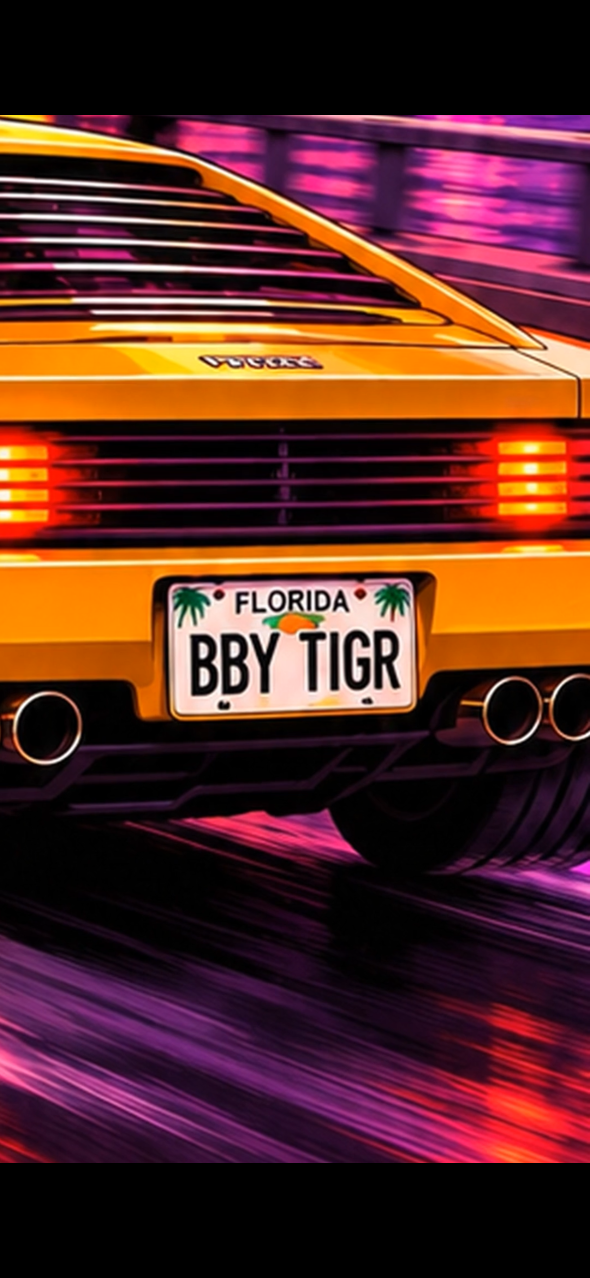
#> input picture video-projects/unlocking-ai-miami-takeover/assets/plates/reference/user_plate_reference_IMG_8249.png, 1179 x 2556 px (shown at 1/2 size)
$ python ep06_plate_from_reference.py
#> lines starting #> are read from the running program, lines starting #| are printed output that depends on the picture; after the words box and inside, x2 and y2 are one past the last pixel; in counts of white or black regions, pixels touching at a corner belong together
"""BBY TIGR plate artwork from the user's reference image (2026-11-28, IMG_8249): palms in the top corners,
FLORIDA, orange with leaves, BBY TIGR. Perspective-flattens the plate to 600x300, rounds the corners, lightly
sharpens and neutralises the warm cast (the shot tints it to the scene light per frame).
Writes assets/plates/BBY_TIGR_florida_plate.png (RGBA). The previous drawn version is kept as *_drawn_R01.png."""
import os, shutil
import cv2, numpy as np
ROOT = os.path.dirname(os.path.dirname(os.path.abspath(__file__)))
src = os.path.join(ROOT, "assets/plates/reference/user_plate_reference_IMG_8249.png")
out = os.path.join(ROOT, "assets/plates/BBY_TIGR_florida_plate.png")
old = os.path.join(ROOT, "assets/plates/BBY_TIGR_florida_plate_drawn_R01.png")
if os.path.exists(out) and not os.path.exists(old):
    shutil.copy(out, old)
im = cv2.imread(src)
#> im is the input picture: shape (2556, 1179, 3); mean B, G, R 36, 42.1, 88.4
quad = np.float32([(336, 1151), (833, 1147), (830, 1420), (339, 1432)])   # plate corners in the reference
W, H = 600, 300
M = cv2.getPerspectiveTransform(quad, np.float32([(0, 0), (W, 0), (W, H), (0, H)]))
p = cv2.warpPerspective(im, M, (W, H), flags=cv2.INTER_CUBIC).astype(np.float32)
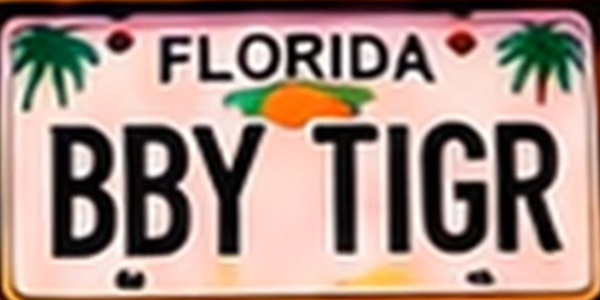
#> p: shape (300, 600, 3) float32; mean B, G, R 133.3, 142.7, 167.6
blur = cv2.GaussianBlur(p, (0, 0), 2.0)
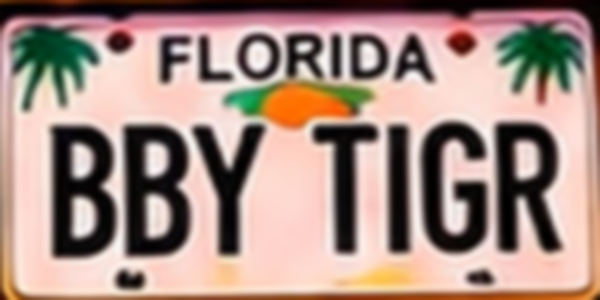
#> blur: shape (300, 600, 3) float32; mean B, G, R 133.4, 142.8, 167.5
p = np.clip(p * 1.6 - blur * 0.6, 0, 255)                                  # unsharp: crisper letters
paper = np.median(p[(p.max(2) > 200)].reshape(-1, 3), 0)
#> paper = [205.3, 215.3, 253.3]
p = np.clip(p * (np.array([238, 242, 246], np.float32) / paper), 0, 255)  # neutral cream paper (BGR)
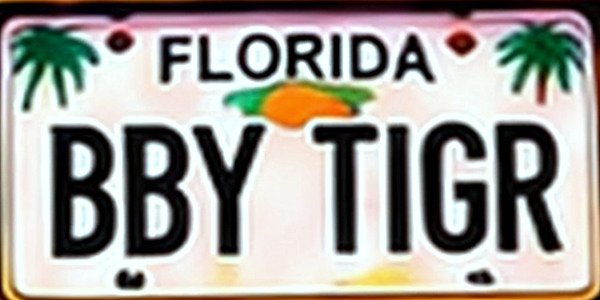
#> p: shape (300, 600, 3) float32; mean B, G, R 153, 159.1, 162.4
a = np.zeros((H, W), np.uint8)
cv2.rectangle(a, (14, 0), (W - 15, H - 1), 255, -1); cv2.rectangle(a, (0, 14), (W - 1, H - 15), 255, -1)
#> after `cv2.rectangle(a, (14, 0), (W - 15, H - 1), 255, -1)`:
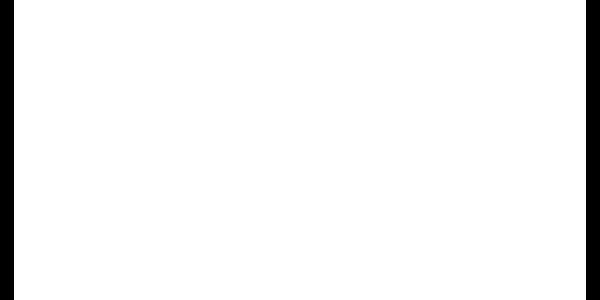
#> a: shape (300, 600); 95.3% white; 2 black regions, box (x1, y1, x2, y2) and area: (0, 0, 14, 300) 4200, (586, 0, 600, 300) 4200
#> after `cv2.rectangle(a, (0, 14), (W - 1, H - 15), 255, -1)`:
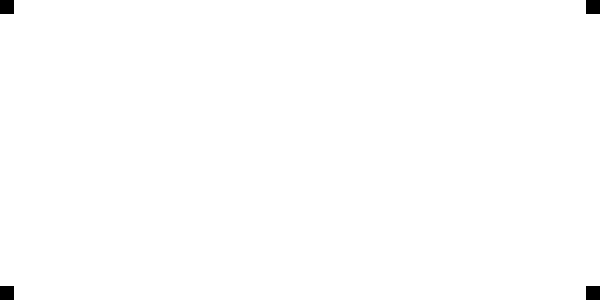
#> a: shape (300, 600); 99.6% white; 4 black regions, box (x1, y1, x2, y2) and area: (0, 0, 14, 14) 196, (586, 0, 600, 14) 196, (0, 286, 14, 300) 196, (586, 286, 600, 300) 196
for cx, cy in ((14, 14), (W - 15, 14), (14, H - 15), (W - 15, H - 15)):
    cv2.circle(a, (cx, cy), 14, 255, -1, cv2.LINE_AA)
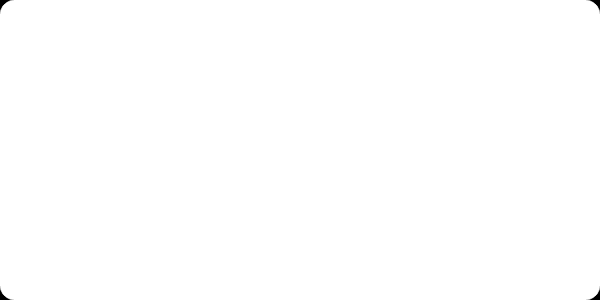
#> a: shape (300, 600); 0.36% of pixels changed, all inside (x1, y1, x2, y2) = (0, 0, 600, 300)
a = cv2.GaussianBlur(a, (3, 3), 0)
cv2.imwrite(out, np.dstack([p.astype(np.uint8), a]))
print(out, "paper colour was", np.round(paper).tolist())
#| video-projects/unlocking-ai-miami-takeover/assets/plates/BBY_TIGR_florida_plate.png paper colour was [205.0, 215.0, 253.0]
